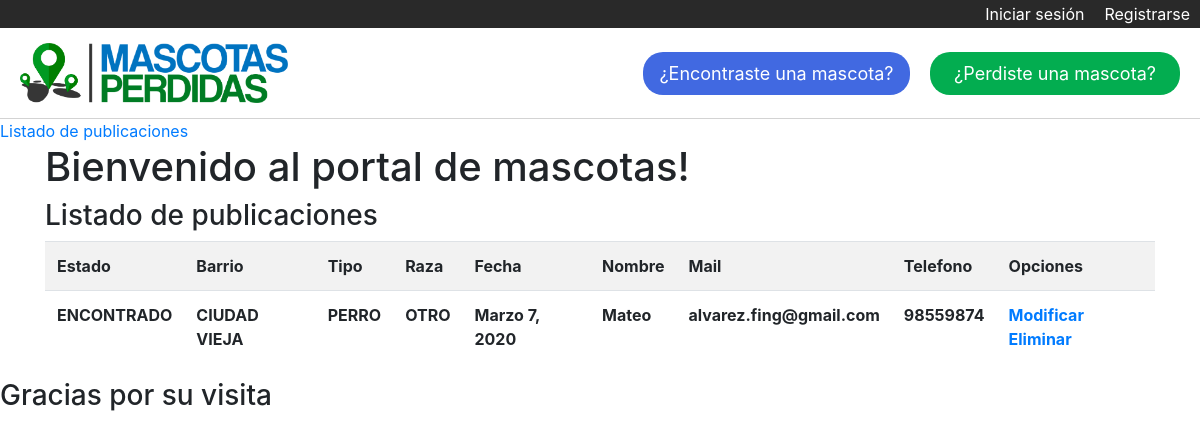
The page /listado_publicaciones/ on the database as committed earlier.
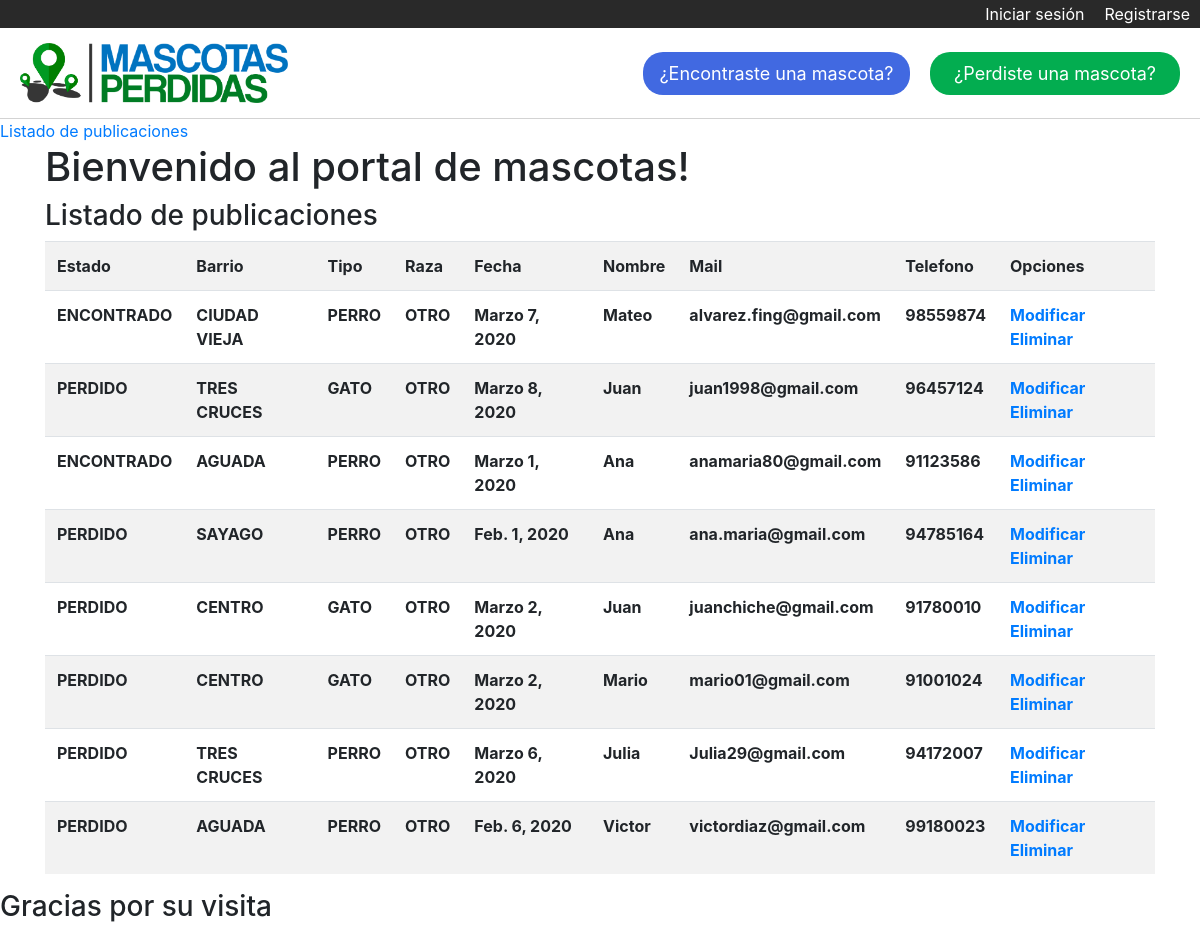
The same page on the database as committed later.
### Mascotas/models.py (models this page shows)
class MascotaPerdida(models.Model):
    estado = models.CharField(max_length=40)
    imagen = models.ImageField(null=True, blank=True)  # <---- NO SACAR EL NULL NI EL BLANK QUE SE ROMPE LA BBDD
    barrio = models.ForeignKey(Barrio, on_delete=models.CASCADE)
    tipo = models.ForeignKey(Tipo, on_delete=models.CASCADE)
    raza = models.ForeignKey(Raza, on_delete=models.CASCADE)
    fecha = models.DateField()
    nombre = models.CharField(max_length=40)
    mail = models.EmailField()
    telefono = models.IntegerField()
    descripcion = models.TextField()

class Barrio(models.Model):
    lugar = models.CharField(max_length=40)  # <---- Para indicar el barrio donde se perdio
    def __str__(self):
        return self.lugar

class Tipo(models.Model):
    especie = models.CharField(max_length=40)  # <---- Para indicar si es perro, gato, etc.
    def __str__(self):
        return self.especie

class Raza(models.Model):
    tipo = models.CharField(max_length=40)  # <---- Para indicar la raza del animal
    def __str__(self):
        return self.tipo

### Mascotasperdidas/views.py (the view)
# urls.py: path('listado_publicaciones/', Listado_publicaciones, name='listado_publicaciones'),
def Listado_publicaciones(request):
    listado = MascotaPerdida.objects.all()
    data = {
        'listado': listado
    }
    return render(request, 'listado_publicaciones.html', data)

### Mascotasperdidas/templates/listado_publicaciones.html (shortened to what this page needs)
{% extends 'base.html' %}
{% load static %}
{% block contenido %}
        <h3>Listado de publicaciones</h3>
        <table class="table table-striped">
            <tr>
                <th>Estado</th>
                <th>Barrio</th>
                <th>Tipo</th>
                <th>Raza</th>
                <th>Fecha</th>
                <th>Nombre</th>
                <th>Mail</th>
                <th>Telefono</th>
                <th>Opciones</th>
            </tr>
            {% for l in listado %}
                <tr>
                    <th>{{ l.estado }}</th>
                    <th>{{ l.barrio }}</th>
                    <th>{{ l.tipo }}</th>
                    <th>{{ l.raza }}</th>
                    <th>{{ l.fecha }}</th>
                    <th>{{ l.nombre }}</th>
                    <th>{{ l.mail }}</th>
                    <th>{{ l.telefono }}</th>
                    <th>
                        <a href="{% url 'modificar_publicaciones' l.id %}">Modificar</a>
                        <a href="#" onclick="ConfirmarEliminacion({{l.id}})">Eliminar</a>
                    </th>
                </tr>
            {% endfor %}
        </table>
{% endblock %}

Rows that differ between the two databases and show on the page:
added MascotaPerdida: estado "PERDIDO", barrio "TRES CRUCES", tipo "GATO", raza "OTRO", fecha "Marzo 8, 2020", nombre "Juan", mail "juan1998@gmail.com", telefono "96457124"
added MascotaPerdida: estado "ENCONTRADO", barrio "AGUADA", tipo "PERRO", raza "OTRO", fecha "Marzo 1, 2020", nombre "Ana", mail "anamaria80@gmail.com", telefono "91123586"
added MascotaPerdida: estado "PERDIDO", barrio "SAYAGO", tipo "PERRO", raza "OTRO", fecha "Feb. 1, 2020", nombre "Ana", mail "ana.maria@gmail.com", telefono "94785164"
added MascotaPerdida: estado "PERDIDO", barrio "CENTRO", tipo "GATO", raza "OTRO", fecha "Marzo 2, 2020", nombre "Juan", mail "juanchiche@gmail.com", telefono "91780010"
added MascotaPerdida: estado "PERDIDO", barrio "CENTRO", tipo "GATO", raza "OTRO", fecha "Marzo 2, 2020", nombre "Mario", mail "mario01@gmail.com", telefono "91001024"
added MascotaPerdida: estado "PERDIDO", barrio "TRES CRUCES", tipo "PERRO", raza "OTRO", fecha "Marzo 6, 2020", nombre "Julia", mail "Julia29@gmail.com", telefono "94172007"
added MascotaPerdida: estado "PERDIDO", barrio "AGUADA", tipo "PERRO", raza "OTRO", fecha "Feb. 6, 2020", nombre "Victor", mail "victordiaz@gmail.com", telefono "99180023"
